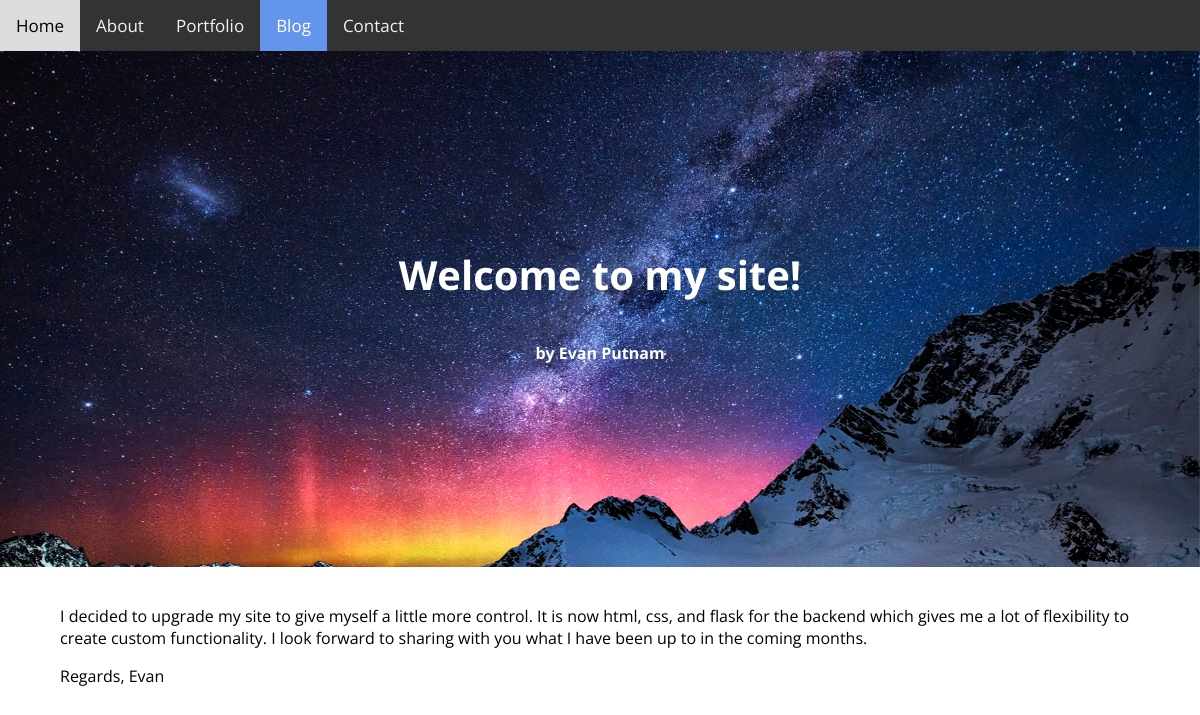
The page /blog?postId=1 on the database its author committed.
### model.py (models this page shows)
class BlogPost(db.Model):
    id = db.Column(db.Integer, primary_key=True)
    title = db.Column(db.String(50))
    author = db.Column(db.String(50))
    date = db.Column(db.DateTime)
    content = db.Column(db.Text)
    image = db.Column(db.String(100))

### main.py (the view)
@app.route('/blog')
def blog():
    if request.args.get('postId') != None:
        try:
            post = BlogPost.query.filter_by(id=request.args['postId']).one()
            return render_template("blog.html", post=post)
        except:
            return "404 Error be here"
    posts = BlogPost.query.filter_by().order_by("-id")
    return render_template("blog.html", posts=posts)

### templates/blog.html (shortened to what this page needs)
<html>
    <head>
    </head>
    <link rel= "stylesheet" type= "text/css" href= "{{ url_for('static',filename='Css/main.css') }}">
    <body>
        <div class="topnav">
          <a href="{{ url_for('index') }}">Home</a>
          <a href="{{ url_for('about') }}">About</a>
          <a href="{{ url_for('portfolioPost') }}">Portfolio</a>
          <a class="active" href="{{ url_for('blog') }}">Blog</a>
          <a href="{{ url_for('contactMe') }}">Contact</a>
        </div>
        {% if post %}
        <div class="bgimgPost">
            <div class="bgimgTxt">
                <p>{{ post.title }}</p>
                    <font size="3"> <p>by {{ post.author }}</p> </font>
            </div>
        </div>
        {% endif %}
        <br>
        <div class="padded">
            {% if post %}
                {{ post.content|safe }}
            {% endif %}
         </div>
    </body>
</html>

### static/Css/main.css (style rules this page uses)
body { margin: 0px; font-family: 'Open Sans', sans-serif; max-width: 1920px; background-color: rgb(255,255,255); }
.padded { width: 90%; margin: auto; }
.bgimgTxt { position: relative; vertical-align: middle; top: 28%; font-size: 40; color: white; font-weight: bold; }
.topnav { background-color: #333; overflow: hidden; }
.topnav a { float: left; color: #f2f2f2; text-align: center; padding: 14px 16px; text-decoration: none; font-size: 17px; }
.topnav a.active { background-color:cornflowerblue; color: white; }

### rows shown on the page
BlogPost: title "Welcome to my site!", author "Evan Putnam", content "I decided to upgrade my site to give myself a little more control. It is now html, css, and flask for the backend which gives me a lot of flexibility to create custom functionality. I look forward to sharing with you what I have been up to in the coming months. Regards, Evan"
